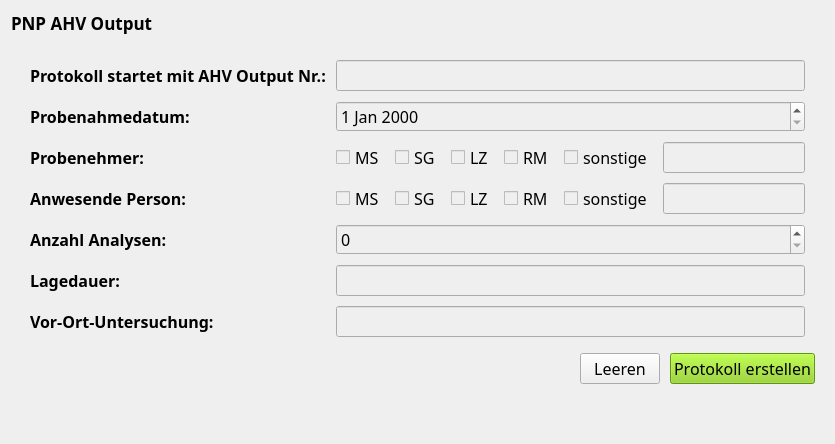
          <widget class="QWidget" name="pnp_output">
           <layout class="QVBoxLayout" name="verticalLayout_14">
            <item>
             <widget class="QLabel" name="label_73">
              <property name="font">
               <font>
                <family>Californian FB</family>
                <pointsize>13</pointsize>
                <weight>75</weight>
                <bold>true</bold>
               </font>
              </property>
              <property name="text">
               <string>PNP AHV Output</string>
              </property>
             </widget>
            </item>
            <item>
             <widget class="QFrame" name="verticalFrame">
              <property name="styleSheet">
               <string notr="true">background-color: rgb(239, 239, 239);</string>
              </property>
              <layout class="QVBoxLayout" name="verticalLayout_15">
               <item>
                <widget class="QFrame" name="formFrame_4">
                 <layout class="QFormLayout" name="formLayout_9">
                  <property name="horizontalSpacing">
                   <number>10</number>
                  </property>
                  <property name="verticalSpacing">
                   <number>10</number>
                  </property>
                  <property name="leftMargin">
                   <number>10</number>
                  </property>
                  <property name="topMargin">
                   <number>10</number>
                  </property>
                  <property name="rightMargin">
                   <number>10</number>
                  </property>
                  <property name="bottomMargin">
                   <number>10</number>
                  </property>
                  <item row="0" column="0">
                   <widget class="QLabel" name="label_66">
                    <property name="font">
                     <font>
                      <family>Californian FB</family>
                      <pointsize>12</pointsize>
                      <weight>75</weight>
                      <bold>true</bold>
                     </font>
                    </property>
                    <property name="text">
                     <string>Protokoll startet mit AHV Output Nr.:</string>
                    </property>
                   </widget>
                  </item>
                  <item row="1" column="0">
                   <widget class="QLabel" name="label_67">
                    <property name="font">
                     <font>
                      <family>Californian FB</family>
                      <pointsize>12</pointsize>
                      <weight>75</weight>
                      <bold>true</bold>
                     </font>
                    </property>
                    <property name="text">
                     <string>Probenahmedatum:</string>
                    </property>
                   </widget>
                  </item>
                  <item row="2" column="0">
                   <widget class="QLabel" name="label_68">
                    <property name="font">
                     <font>
                      <family>Californian FB</family>
                      <pointsize>12</pointsize>
                      <weight>75</weight>
                      <bold>true</bold>
                     </font>
                    </property>
                    <property name="text">
                     <string>Probenehmer:</string>
                    </property>
                   </widget>
                  </item>
                  <item row="3" column="0">
                   <widget class="QLabel" name="label_69">
                    <property name="font">
                     <font>
                      <family>Californian FB</family>
                      <pointsize>12</pointsize>
                      <weight>75</weight>
                      <bold>true</bold>
                     </font>
                    </property>
                    <property name="text">
                     <string>Anwesende Person:</string>
                    </property>
                   </widget>
                  </item>
                  <item row="4" column="0">
                   <widget class="QLabel" name="label_70">
                    <property name="font">
                     <font>
                      <family>Californian FB</family>
                      <pointsize>12</pointsize>
                      <weight>75</weight>
                      <bold>true</bold>
                     </font>
                    </property>
                    <property name="text">
                     <string>Anzahl Analysen:</string>
                    </property>
                   </widget>
                  </item>
                  <item row="5" column="0">
                   <widget class="QLabel" name="label_71">
                    <property name="font">
                     <font>
                      <family>Californian FB</family>
                      <pointsize>12</pointsize>
                      <weight>75</weight>
                      <bold>true</bold>
                     </font>
                    </property>
                    <property name="text">
                     <string>Lagedauer:</string>
                    </property>
                   </widget>
                  </item>
                  <item row="6" column="0">
                   <widget class="QLabel" name="label_72">
                    <property name="font">
                     <font>
                      <family>Californian FB</family>
                      <pointsize>12</pointsize>
                      <weight>75</weight>
                      <bold>true</bold>
                     </font>
                    </property>
                    <property name="text">
                     <string>Vor-Ort-Untersuchung:</string>
                    </property>
                   </widget>
                  </item>
                  <item row="0" column="1">
                   <widget class="QLineEdit" name="lineEdit_49">
                    <property name="font">
                     <font>
                      <family>Californian FB</family>
                      <pointsize>12</pointsize>
                     </font>
                    </property>
                   </widget>
                  </item>
                  <item row="1" column="1">
                   <widget class="QDateEdit" name="dateEdit_5">
                    <property name="font">
                     <font>
                      <family>Californian FB</family>
                      <pointsize>12</pointsize>
                     </font>
                    </property>
                   </widget>
                  </item>
                  <item row="5" column="1">
                   <widget class="QLineEdit" name="lineEdit_50">
                    <property name="font">
                     <font>
                      <family>Californian FB</family>
                      <pointsize>12</pointsize>
                     </font>
                    </property>
                   </widget>
                  </item>
                  <item row="2" column="1">
                   <layout class="QHBoxLayout" name="horizontalLayout_21">
                    <item>
                     <widget class="QCheckBox" name="checkBox_26">
                      <property name="font">
                       <font>
                        <family>Californian FB</family>
                        <pointsize>12</pointsize>
                       </font>
                      </property>
                      <property name="text">
                       <string>MS</string>
                      </property>
                     </widget>
                    </item>
                    <item>
                     <widget class="QCheckBox" name="checkBox_27">
                      <property name="font">
                       <font>
                        <family>Californian FB</family>
                        <pointsize>12</pointsize>
                       </font>
                      </property>
                      <property name="text">
                       <string>SG</string>
                      </property>
                     </widget>
                    </item>
                    <item>
                     <widget class="QCheckBox" name="checkBox_28">
                      <property name="font">
                       <font>
                        <family>Californian FB</family>
                        <pointsize>12</pointsize>
                       </font>
                      </property>
                      <property name="text">
                       <string>LZ</string>
                      </property>
                     </widget>
                    </item>
                    <item>
                     <widget class="QCheckBox" name="checkBox_29">
                      <property name="font">
                       <font>
                        <family>Californian FB</family>
                        <pointsize>12</pointsize>
                       </font>
                      </property>
                      <property name="text">
                       <string>RM</string>
                      </property>
                     </widget>
                    </item>
                    <item>
                     <layout class="QHBoxLayout" name="horizontalLayout_23">
                      <item>
                       <widget class="QCheckBox" name="checkBox_30">
                        <property name="font">
                         <font>
                          <family>Californian FB</family>
                          <pointsize>12</pointsize>
                         </font>
                        </property>
                        <property name="text">
                         <string>sonstige</string>
                        </property>
                       </widget>
                      </item>
                      <item>
                       <widget class="QLineEdit" name="lineEdit_51">
                        <property name="font">
                         <font>
                          <family>Californian FB</family>
                          <pointsize>12</pointsize>
                         </font>
                        </property>
                       </widget>
                      </item>
                     </layout>
                    </item>
                   </layout>
                  </item>
                  <item row="3" column="1">
                   <layout class="QHBoxLayout" name="horizontalLayout_28">
                    <item>
                     <widget class="QCheckBox" name="checkBox_31">
                      <property name="font">
                       <font>
                        <family>Californian FB</family>
                        <pointsize>12</pointsize>
                       </font>
                      </property>
                      <property name="text">
                       <string>MS</string>
                      </property>
                     </widget>
                    </item>
                    <item>
                     <widget class="QCheckBox" name="checkBox_32">
                      <property name="font">
                       <font>
                        <family>Californian FB</family>
                        <pointsize>12</pointsize>
                       </font>
                      </property>
                      <property name="text">
                       <string>SG</string>
                      </property>
                     </widget>
                    </item>
                    <item>
                     <widget class="QCheckBox" name="checkBox_33">
                      <property name="font">
                       <font>
                        <family>Californian FB</family>
                        <pointsize>12</pointsize>
                       </font>
                      </property>
                      <property name="text">
                       <string>LZ</string>
                      </property>
                     </widget>
                    </item>
                    <item>
                     <widget class="QCheckBox" name="checkBox_39">
                      <property name="font">
                       <font>
                        <family>Californian FB</family>
                        <pointsize>12</pointsize>
                       </font>
                      </property>
                      <property name="text">
                       <string>RM</string>
                      </property>
                     </widget>
                    </item>
                    <item>
                     <layout class="QHBoxLayout" name="horizontalLayout_29">
                      <item>
                       <widget class="QCheckBox" name="checkBox_40">
                        <property name="font">
                         <font>
                          <family>Californian FB</family>
                          <pointsize>12</pointsize>
                         </font>
                        </property>
                        <property name="text">
                         <string>sonstige</string>
                        </property>
                       </widget>
                      </item>
                      <item>
                       <widget class="QLineEdit" name="lineEdit_52">
                        <property name="font">
                         <font>
                          <family>Californian FB</family>
                          <pointsize>12</pointsize>
                         </font>
                        </property>
                       </widget>
                      </item>
                     </layout>
                    </item>
                   </layout>
                  </item>
                  <item row="4" column="1">
                   <widget class="QSpinBox" name="spinBox">
                    <property name="font">
                     <font>
                      <family>Californian FB</family>
                      <pointsize>12</pointsize>
                     </font>
                    </property>
                   </widget>
                  </item>
                  <item row="6" column="1">
                   <widget class="QLineEdit" name="lineEdit_53">
                    <property name="font">
                     <font>
                      <family>Californian FB</family>
                      <pointsize>12</pointsize>
                     </font>
                    </property>
                   </widget>
                  </item>
                 </layout>
                </widget>
               </item>
               <item>
                <layout class="QHBoxLayout" name="horizontalLayout_30">
                 <property name="spacing">
                  <number>10</number>
                 </property>
                 <item>
                  <spacer name="horizontalSpacer_4">
                   <property name="orientation">
                    <enum>Qt::Horizontal</enum>
                   </property>
                   <property name="sizeHint" stdset="0">
                    <size>
                     <width>40</width>
                     <height>20</height>
                    </size>
                   </property>
                  </spacer>
                 </item>
                 <item>
                  <widget class="QPushButton" name="pushButton_10">
                   <property name="font">
                    <font>
                     <family>Californian FB</family>
                     <pointsize>12</pointsize>
                    </font>
                   </property>
                   <property name="text">
                    <string>Leeren</string>
                   </property>
                  </widget>
                 </item>
                 <item>
                  <widget class="QPushButton" name="pushButton_11">
                   <property name="font">
                    <font>
                     <family>Californian FB</family>
                     <pointsize>12</pointsize>
                    </font>
                   </property>
                   <property name="styleSheet">
                    <string notr="true">background-color: rgb(136, 208, 20);</string>
                   </property>
                   <property name="text">
                    <string>Protokoll erstellen</string>
                   </property>
                  </widget>
                 </item>
                </layout>
               </item>
              </layout>
             </widget>
            </item>
            <item>
             <spacer name="verticalSpacer_4">
              <property name="orientation">
               <enum>Qt::Vertical</enum>
              </property>
              <property name="sizeHint" stdset="0">
               <size>
                <width>20</width>
                <height>40</height>
               </size>
              </property>
             </spacer>
            </item>
           </layout>
          </widget>
